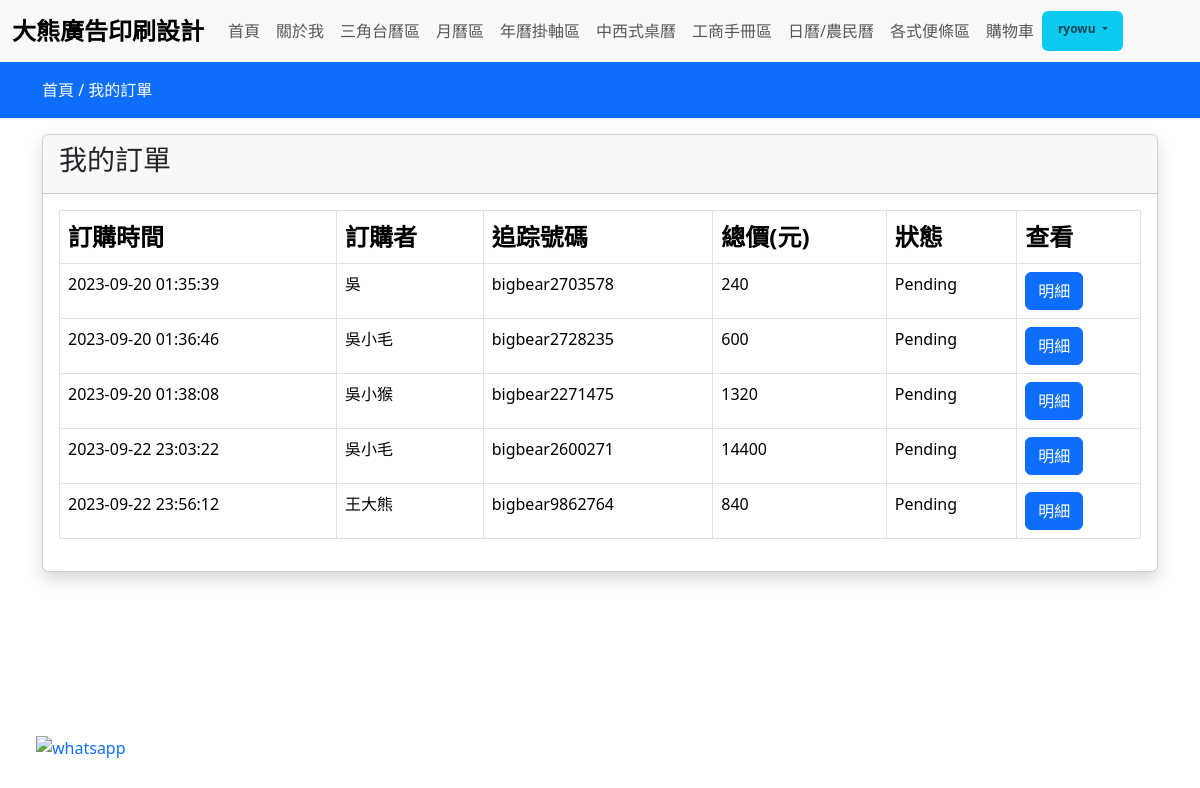
The page /my-orders (signed in) on the database as committed earlier.
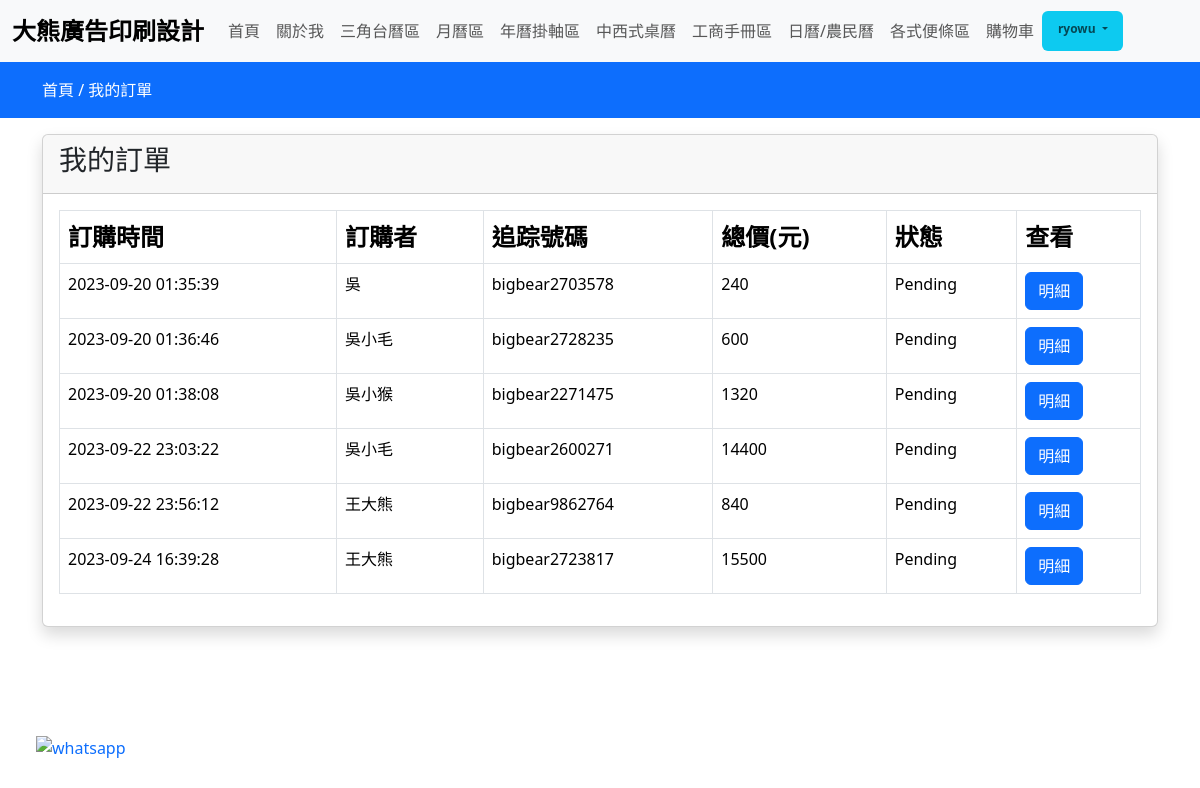
The same page on the database as committed later.
### store/models.py (models this page shows, shortened)
class Order(models.Model):
  user = models.ForeignKey(User,on_delete=models.CASCADE)
  fname = models.CharField(max_length=150,null=False)
  email = models.CharField(max_length=150,null=False)
  phone = models.CharField(max_length=150,null=False)
  address = models.TextField(null=False)
  city = models.CharField(max_length=150,null=False)
  pincode = models.CharField(max_length=150,null=False)
  total_price = models.FloatField(null=False)
  payment_mode = models.CharField(max_length=150,null=False)
  payment_id = models.CharField(max_length=250,null=True)
  orderstatus = (
    ('Pending','Pending'),
    ('Out For Shipping','Out For Shipping'),
    ('Completed','Completed'),
  )
  status = models.CharField(max_length=150,choices=orderstatus,default='Pending')
  message = models.TextField(max_length=150,null=True)
  tracking_no = models.CharField(max_length=150,null=True)
  created_at = models.DateTimeField(auto_now_add=True)
  updated_at = models.DateTimeField(auto_now=True)

### store/controller/order.py (the view)
# urls.py: path('my-orders', order.index,name="myorders"),
def index(request):
  if request.user.is_superuser:
    orders = Order.objects.all
  else:
    orders = Order.objects.filter(user=request.user)
  context = { 'orders': orders}
  return render(request, "store/orders/index.html",context)

### store/templates/store/orders/index.html
{% extends 'store/layouts/main.html' %}
{% block content %}
  <div class="py-3 bg-primary">
    <div class="container">
      <a href="{% url 'home' %}" class="text-white">首頁 /</a>
      <a href="{% url 'myorders' %}" class="text-white">我的訂單</a>
    </div>
  </div>
  <div class="container my-3">
    <div class="row">
      <div class="col-md-12">
        <div class="card shadow">
          <div class="card-header">
            <h3>我的訂單</h3>
          </div>
          <div class="card-body">
            <table class="table table-bordered">
              <thead>
                <tr class="fs-4">
                  <th>訂購時間</th>
                  <th>訂購者</th>
                  <th>追踪號碼</th>
                  <th>總價(元)</th>
                  <th>狀態</th>
                  <th>查看</th>
                </tr>
              </thead>
              <tbody>
                {% if orders %}
                  {% for item in orders %}
                    <tr>
                      <td>{{ item.created_at|date:"Y-m-d H:i:s" }}</td>
                      <td>{{ item.fname }}</td>
                      <td>{{ item.tracking_no }}</td>
                      <td>{{ item.total_price|stringformat:'d' }}</td>
                      <td>{{ item.status }}</td>
                      <td>
                        <a href="{% url 'orderview' item.tracking_no %}" class="btn btn-primary">明細</a>
                      </td>
                    </tr>
                  {% endfor %}
                {% else %}
                <tr>
                  <td colspan="5" class="fs-4 text-center fw-semibold text-danger">沒有任何訂單記錄</td>
                </tr>
                {% endif %}
              </tbody>
            </table>
          </div>
        </div>
      </div>
    </div>
  </div>
{% endblock content %}

Rows that differ between the two databases and show on the page:
added Order: created_at "2023-09-24 16:39:28", fname "王大熊", tracking_no "bigbear2723817", total_price "15500", status "Pending"
